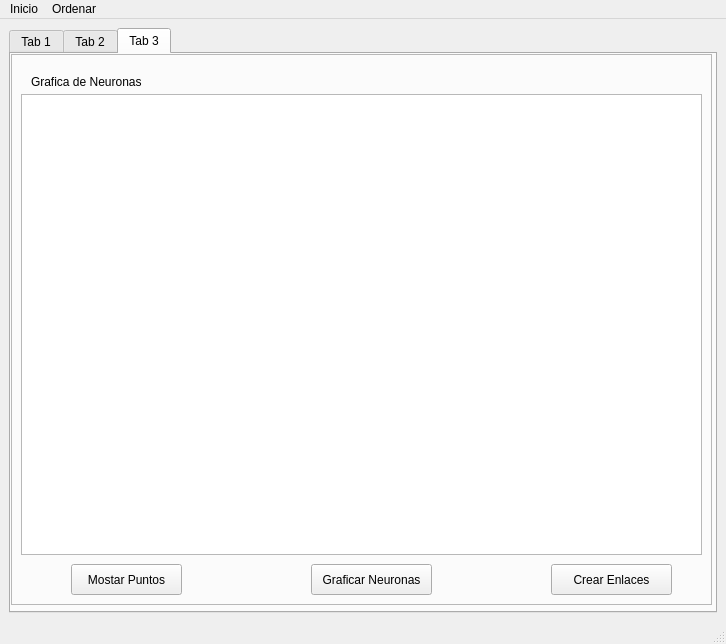
<?xml version="1.0" encoding="UTF-8"?>
<ui version="4.0">
 <class>MainWindow</class>
 <widget class="QMainWindow" name="MainWindow">
  <property name="geometry">
   <rect>
    <x>0</x>
    <y>0</y>
    <width>726</width>
    <height>644</height>
   </rect>
  </property>
  <property name="windowTitle">
   <string>MainWindow</string>
  </property>
  <widget class="QWidget" name="centralwidget">
   <layout class="QHBoxLayout" name="horizontalLayout">
    <item>
     <widget class="QTabWidget" name="tabWidget">
      <property name="currentIndex">
       <number>2</number>
      </property>
      <widget class="QWidget" name="tab">
       <attribute name="title">
        <string>Tab 1</string>
       </attribute>
       <layout class="QHBoxLayout" name="horizontalLayout_2">
        <item>
         <widget class="QFrame" name="frame">
          <property name="frameShape">
           <enum>QFrame::StyledPanel</enum>
          </property>
          <property name="frameShadow">
           <enum>QFrame::Raised</enum>
          </property>
          <layout class="QFormLayout" name="formLayout">
           <item row="0" column="0">
            <widget class="QLabel" name="label">
             <property name="text">
              <string>Id</string>
             </property>
            </widget>
           </item>
           <item row="0" column="1">
            <widget class="QTextEdit" name="id"/>
           </item>
           <item row="2" column="0">
            <widget class="QLabel" name="label_2">
             <property name="text">
              <string>Voltaje</string>
             </property>
            </widget>
           </item>
           <item row="2" column="1">
            <widget class="QTextEdit" name="voltaje"/>
           </item>
           <item row="4" column="0">
            <widget class="QLabel" name="label_7">
             <property name="text">
              <string>Posicion X</string>
             </property>
            </widget>
           </item>
           <item row="4" column="1">
            <widget class="QTextEdit" name="posicionx"/>
           </item>
           <item row="6" column="1">
            <widget class="QTextEdit" name="posiciony"/>
           </item>
           <item row="8" column="0">
            <widget class="QLabel" name="label_9">
             <property name="text">
              <string>Red</string>
             </property>
            </widget>
           </item>
           <item row="8" column="1">
            <widget class="QSlider" name="red">
             <property name="orientation">
              <enum>Qt::Horizontal</enum>
             </property>
            </widget>
           </item>
           <item row="10" column="0">
            <widget class="QLabel" name="label_10">
             <property name="text">
              <string>Green</string>
             </property>
            </widget>
           </item>
           <item row="10" column="1">
            <widget class="QSlider" name="green">
             <property name="orientation">
              <enum>Qt::Horizontal</enum>
             </property>
            </widget>
           </item>
           <item row="12" column="0">
            <widget class="QLabel" name="label_11">
             <property name="text">
              <string>Blue</string>
             </property>
            </widget>
           </item>
           <item row="12" column="1">
            <widget class="QSlider" name="blue">
             <property name="orientation">
              <enum>Qt::Horizontal</enum>
             </property>
            </widget>
           </item>
           <item row="14" column="0" colspan="2">
            <widget class="QPushButton" name="agregarInicio">
             <property name="text">
              <string>Agregar Inicio</string>
             </property>
            </widget>
           </item>
           <item row="15" column="0" colspan="2">
            <widget class="QPushButton" name="agregarFinal">
             <property name="text">
              <string>Agregar Final</string>
             </property>
            </widget>
           </item>
           <item row="6" column="0">
            <widget class="QLabel" name="label_8">
             <property name="text">
              <string>Posicion Y</string>
             </property>
            </widget>
           </item>
          </layout>
         </widget>
        </item>
        <item>
         <widget class="QFrame" name="frame_2">
          <property name="frameShape">
           <enum>QFrame::StyledPanel</enum>
          </property>
          <property name="frameShadow">
           <enum>QFrame::Raised</enum>
          </property>
          <layout class="QGridLayout" name="gridLayout">
           <item row="1" column="0">
            <widget class="QPlainTextEdit" name="listaNeuronas"/>
           </item>
           <item row="0" column="0">
            <widget class="QPushButton" name="mostrar">
             <property name="text">
              <string>Mostrar</string>
             </property>
            </widget>
           </item>
          </layout>
         </widget>
        </item>
       </layout>
      </widget>
      <widget class="QWidget" name="tab_2">
       <attribute name="title">
        <string>Tab 2</string>
       </attribute>
       <widget class="QTableWidget" name="TablaNeurona">
        <property name="geometry">
         <rect>
          <x>0</x>
          <y>10</y>
          <width>701</width>
          <height>461</height>
         </rect>
        </property>
       </widget>
       <widget class="QPushButton" name="MostraTabla">
        <property name="geometry">
         <rect>
          <x>464</x>
          <y>500</y>
          <width>221</width>
          <height>31</height>
         </rect>
        </property>
        <property name="text">
         <string>Mostrar Tabla</string>
        </property>
       </widget>
       <widget class="QPushButton" name="BuscarID">
        <property name="geometry">
         <rect>
          <x>300</x>
          <y>500</y>
          <width>91</width>
          <height>31</height>
         </rect>
        </property>
        <property name="text">
         <string>Buscar ID</string>
        </property>
       </widget>
       <widget class="QTextEdit" name="BusquedaIDText">
        <property name="geometry">
         <rect>
          <x>70</x>
          <y>500</y>
          <width>201</width>
          <height>31</height>
         </rect>
        </property>
       </widget>
       <widget class="QLabel" name="label_3">
        <property name="geometry">
         <rect>
          <x>20</x>
          <y>510</y>
          <width>49</width>
          <height>16</height>
         </rect>
        </property>
        <property name="text">
         <string>ID</string>
        </property>
       </widget>
      </widget>
      <widget class="QWidget" name="tab3">
       <attribute name="title">
        <string>Tab 3</string>
       </attribute>
       <widget class="QFrame" name="frame_3">
        <property name="geometry">
         <rect>
          <x>0</x>
          <y>0</y>
          <width>701</width>
          <height>551</height>
         </rect>
        </property>
        <property name="frameShape">
         <enum>QFrame::StyledPanel</enum>
        </property>
        <property name="frameShadow">
         <enum>QFrame::Raised</enum>
        </property>
        <widget class="QGraphicsView" name="grafica">
         <property name="geometry">
          <rect>
           <x>10</x>
           <y>40</y>
           <width>681</width>
           <height>461</height>
          </rect>
         </property>
        </widget>
        <widget class="QPushButton" name="graficarNeurona">
         <property name="geometry">
          <rect>
           <x>300</x>
           <y>510</y>
           <width>121</width>
           <height>31</height>
          </rect>
         </property>
         <property name="text">
          <string>Graficar Neuronas</string>
         </property>
        </widget>
        <widget class="QLabel" name="label_4">
         <property name="geometry">
          <rect>
           <x>20</x>
           <y>20</y>
           <width>191</width>
           <height>16</height>
          </rect>
         </property>
         <property name="text">
          <string>Grafica de Neuronas</string>
         </property>
        </widget>
        <widget class="QPushButton" name="mostrarPuntos">
         <property name="geometry">
          <rect>
           <x>60</x>
           <y>510</y>
           <width>111</width>
           <height>31</height>
          </rect>
         </property>
         <property name="text">
          <string>Mostar Puntos</string>
         </property>
        </widget>
        <widget class="QPushButton" name="enlazar">
         <property name="geometry">
          <rect>
           <x>540</x>
           <y>510</y>
           <width>121</width>
           <height>31</height>
          </rect>
         </property>
         <property name="text">
          <string>Crear Enlaces</string>
         </property>
        </widget>
       </widget>
      </widget>
     </widget>
    </item>
   </layout>
  </widget>
  <widget class="QStatusBar" name="statusbar"/>
  <widget class="QMenuBar" name="menubar">
   <property name="geometry">
    <rect>
     <x>0</x>
     <y>0</y>
     <width>726</width>
     <height>21</height>
    </rect>
   </property>
   <widget class="QMenu" name="menuInicio">
    <property name="title">
     <string>Inicio</string>
    </property>
    <addaction name="openFile"/>
    <addaction name="actionRecuperar"/>
    <addaction name="separator"/>
   </widget>
   <widget class="QMenu" name="menuOrdenarID">
    <property name="title">
     <string>Ordenar</string>
    </property>
    <addaction name="actionID"/>
    <addaction name="actionVoltaje"/>
   </widget>
   <addaction name="menuInicio"/>
   <addaction name="menuOrdenarID"/>
  </widget>
  <action name="actionOpen">
   <property name="text">
    <string>Open</string>
   </property>
  </action>
  <action name="openFile">
   <property name="text">
    <string>Guardar</string>
   </property>
  </action>
  <action name="actionRecuperar">
   <property name="text">
    <string>Recuperar</string>
   </property>
  </action>
  <action name="actionID">
   <property name="text">
    <string>ID</string>
   </property>
  </action>
  <action name="actionVoltaje">
   <property name="text">
    <string>Voltaje</string>
   </property>
  </action>
 </widget>
 <resources/>
 <connections/>
</ui>
